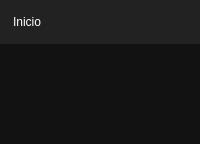
         <widget class="QWidget" name="homeWidget">
          <layout class="QGridLayout" name="gridLayout_6">
           <property name="leftMargin">
            <number>0</number>
           </property>
           <property name="topMargin">
            <number>0</number>
           </property>
           <property name="rightMargin">
            <number>0</number>
           </property>
           <property name="bottomMargin">
            <number>0</number>
           </property>
           <property name="spacing">
            <number>0</number>
           </property>
           <item row="0" column="0">
            <widget class="QFrame" name="frameHomeContainer">
             <property name="styleSheet">
              <string notr="true">QFrame {
	background-color : #121212;
}</string>
             </property>
             <property name="frameShape">
              <enum>QFrame::NoFrame</enum>
             </property>
             <property name="frameShadow">
              <enum>QFrame::Plain</enum>
             </property>
             <property name="lineWidth">
              <number>0</number>
             </property>
             <layout class="QGridLayout" name="gridLayout_17">
              <property name="leftMargin">
               <number>0</number>
              </property>
              <property name="topMargin">
               <number>0</number>
              </property>
              <property name="rightMargin">
               <number>0</number>
              </property>
              <property name="bottomMargin">
               <number>0</number>
              </property>
              <property name="spacing">
               <number>0</number>
              </property>
              <item row="2" column="1">
               <widget class="QLabel" name="labelHomeImage">
                <property name="text">
                 <string/>
                </property>
                <property name="pixmap">
                 <pixmap>../img/modules/api.png</pixmap>
                </property>
                <property name="scaledContents">
                 <bool>false</bool>
                </property>
               </widget>
              </item>
              <item row="2" column="0">
               <spacer name="horizontalSpacer_3">
                <property name="orientation">
                 <enum>Qt::Horizontal</enum>
                </property>
                <property name="sizeHint" stdset="0">
                 <size>
                  <width>40</width>
                  <height>20</height>
                 </size>
                </property>
               </spacer>
              </item>
              <item row="0" column="0" colspan="3">
               <widget class="QLabel" name="labelHomeTitle">
                <property name="minimumSize">
                 <size>
                  <width>0</width>
                  <height>44</height>
                 </size>
                </property>
                <property name="maximumSize">
                 <size>
                  <width>16777215</width>
                  <height>44</height>
                 </size>
                </property>
                <property name="styleSheet">
                 <string notr="true">QLabel{
	background-color: #222222;
	font : 22 17pt &quot;Microsoft JhengHei UI&quot; ;
	color : #FFFFFF;
	border-radius : 0px;
	text-align : left;
	padding: 10px;
}
</string>
                </property>
                <property name="text">
                 <string>Inicio</string>
                </property>
               </widget>
              </item>
              <item row="2" column="2">
               <spacer name="horizontalSpacer_4">
                <property name="orientation">
                 <enum>Qt::Horizontal</enum>
                </property>
                <property name="sizeHint" stdset="0">
                 <size>
                  <width>40</width>
                  <height>20</height>
                 </size>
                </property>
               </spacer>
              </item>
              <item row="3" column="1">
               <spacer name="verticalSpacer_7">
                <property name="orientation">
                 <enum>Qt::Vertical</enum>
                </property>
                <property name="sizeHint" stdset="0">
                 <size>
                  <width>20</width>
                  <height>40</height>
                 </size>
                </property>
               </spacer>
              </item>
              <item row="1" column="0" colspan="3">
               <spacer name="verticalSpacer_8">
                <property name="orientation">
                 <enum>Qt::Vertical</enum>
                </property>
                <property name="sizeHint" stdset="0">
                 <size>
                  <width>20</width>
                  <height>40</height>
                 </size>
                </property>
               </spacer>
              </item>
             </layout>
            </widget>
           </item>
          </layout>
         </widget>
